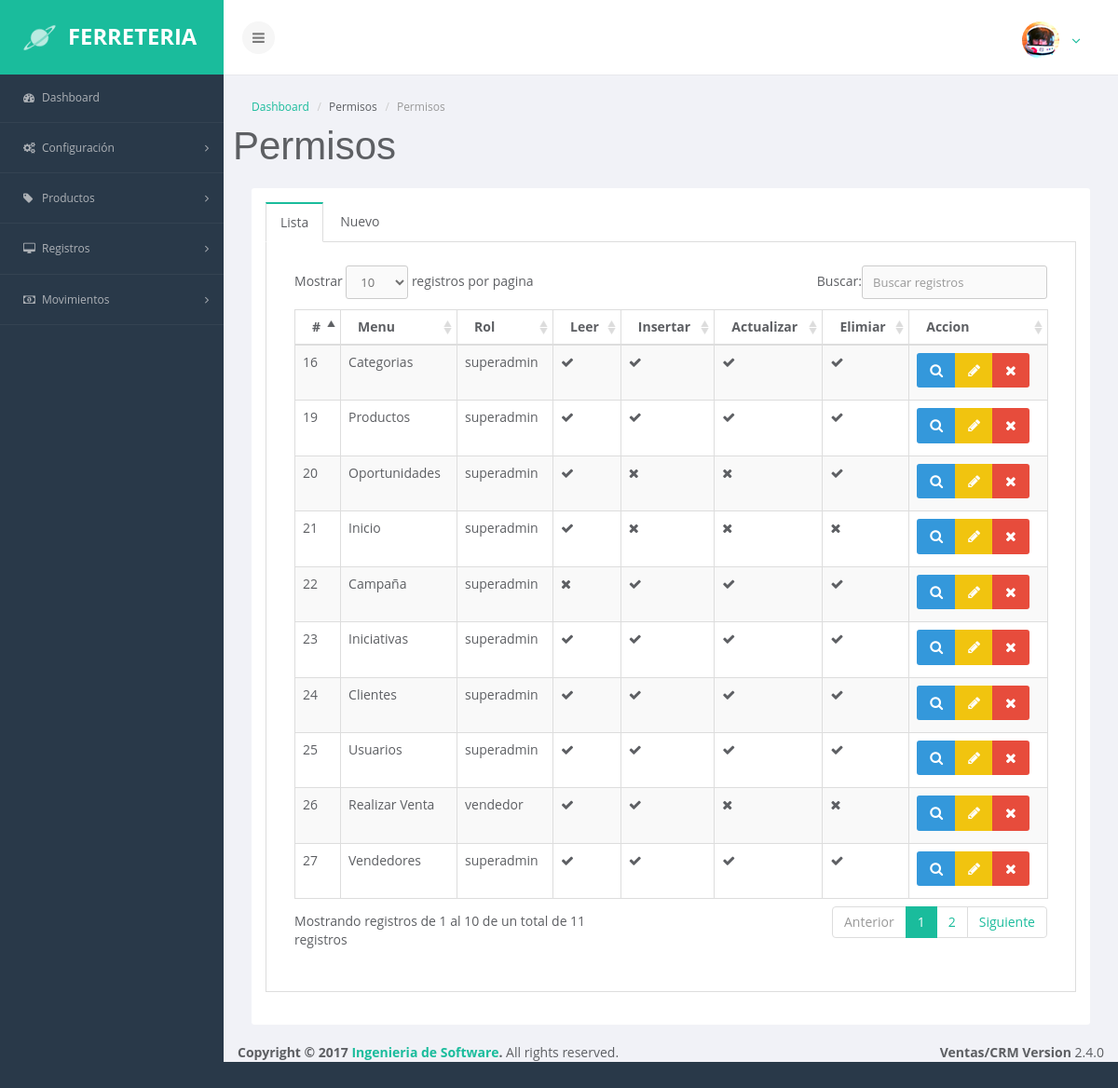
The app's page /index.php/mantenimiento/permisos with its own data.
### tables this page shows
CREATE TABLE `permisos` (
  `id` int(11) NOT NULL,
  `menu_id` int(11) NOT NULL,
  `rol_id` int(11) NOT NULL,
  `read` varchar(40) NOT NULL,
  `insert` varchar(40) NOT NULL,
  `update` varchar(40) NOT NULL,
  `delete` varchar(40) NOT NULL,
  `estado` int(2) NOT NULL
);

CREATE TABLE `menus` (
  `id` int(11) NOT NULL,
  `nombre` varchar(50) NOT NULL,
  `link` varchar(50) NOT NULL
);

CREATE TABLE `roles` (
  `id` int(11) NOT NULL,
  `nombre` varchar(45) DEFAULT NULL,
  `descripcion` varchar(100) DEFAULT NULL
);

### application/controllers/mantenimiento/Permisos.php (called while the page is built, shortened)
<?php
class Permisos extends CI_Controller {
	public function __construct(){
		$this->load->model("Permisos_model");
		$this->load->model("Usuarios_model");
	}
	public function index(){
		$data  = array(
			'permisos' => $this->Permisos_model->getPermisos(),
			'menus' => $this->Permisos_model->getMenus(),
			'roles' => $this->Usuarios_model->getRoles(),
		);
		$this->load->view("layouts/header");
		$this->load->view("layouts/aside");
		$this->load->view("admin/permisos/list",$data);
		$this->load->view("layouts/footer");
	}
}

### index.php (called while the page is built, shortened)
<?php
require_once BASEPATH.'core/CodeIgniter.php';

### application/models/Permisos_model.php (called while the page is built, shortened)
<?php
class Permisos_model extends CI_Model {
	public function getPermisos(){
		$this->db->select("p.*,m.nombre as menu, r.nombre as rol");
		$this->db->from("permisos p");
		$this->db->join("roles r", "p.rol_id = r.id");
		$this->db->join("menus m", "p.menu_id = m.id");
		$this->db->where("estado=1");
		$resultados=$this->db->get();
		return $resultados->result();
	}
			public function getMenus(){
		$resultados = $this->db->get("menus");
		return $resultados ->result();
	}
}

### application/models/Usuarios_model.php (called while the page is built, shortened)
<?php
class Usuarios_model extends CI_Model {
	public function getRoles(){
		$resultados = $this->db->get("roles");
		return $resultados ->result();
	}
}

### application/views/admin/permisos/list.php (the view, shortened to what this page needs)
<section class="main-content-wrapper">
            <section id="main-content">
                <div class="row">
                    <div class="col-md-12">
                        <ul class="breadcrumb">
                            <li><a href="Dashboard">Dashboard</a></li>
                            <li>Permisos</li>
                            <li class="active">Permisos</li>
                        </ul>
                    </div>
                        <h1 class="h1">Permisos</h1>
                </div>
 <div class="col-md-12">
                        <div class="panel panel-default">
                            <div class="panel-body">
                                <div class="tab-wrapper tab-primary">
                                    <ul class="nav nav-tabs">
                                        <li class="active"><a href="#home1" data-toggle="tab">Lista</a>
                                        </li>
                                        <li><a href="#profile1" data-toggle="tab">Nuevo</a>
                                        </li>
                                    </ul>
                                    <div class="tab-content">
                                        <div class="tab-pane active" id="home1">
                                            <div class="row">
                    <div class="col-md-12">
                        <div class="panel panel-default">
                          <div class="panel-body">
                            <table id="example1" class="table table-striped table-bordered" >
                     <thead>
                                <tr>
                                    <th>#</th>
                                    <th>Menu</th>
                                    <th>Rol</th>
                                    <th>Leer</th>
                                    <th>Insertar</th>
                                    <th>Actualizar</th>
                                    <th>Elimiar</th>
                                    <th>Accion</th>
                                </tr>
                            </thead>
                            <tbody>
                                <?php if(!empty($permisos)):?>
                                    <?php foreach($permisos as $permiso):?>
                                        <tr>
                                            <td><?php echo $permiso->id;?></td>
                                             <?php foreach($menus as $menu):?>
                                                <?php if($menu->id == $permiso->menu_id):?>
                                                    <td><?php echo $menu->nombre;?></td>
                                                <?php endif;?>
                                            <?php endforeach;?>
                                            <?php foreach($roles as $rol):?>
                                                <?php if($rol->id == $permiso->rol_id):?>
                                                    <td><?php echo $rol->nombre;?></td>
                                                <?php endif;?>
                                            <?php endforeach;?>
                                            <td>
                                                <?php
                                                if ($permiso->read==0):?>
                                                    <span class ="fa fa-times"></span>
                                                <?php else: ?>
                                                    <span class ="fa fa-check"></span>
                                               <?php endif;?>
                                            </td>
                                            <td>
                                                <?php
                                                if ($permiso->insert==0):?>
                                                    <span class ="fa fa-times"></span>
                                                <?php else: ?>
                                                    <span class ="fa fa-check"></span>
                                               <?php endif;?>
                                            </td> <td>
                                                <?php
                                                if ($permiso->update==0):?>
                                                    <span class ="fa fa-times"></span>
                                                <?php else: ?>
                                                    <span class ="fa fa-check"></span>
                                               <?php endif;?>
                                            </td> <td>
                                                <?php
                                                if ($permiso->delete==0):?>
                                                    <span class ="fa fa-times"></span>
                                                <?php else: ?>
                                                    <span class ="fa fa-check"></span>
                                               <?php endif;?>
                                            </td>
                                            <?php $datapermisos = $permiso->id."*".$permiso->menu_id."*".$permiso->rol_id."*".$permiso->read."*".$permiso->insert."*".$permiso->update."*".$permiso->delete;?>
                                            <td>
                                                <div class="btn-group">
                                                    <button type="button" class="btn btn-info btn-view-producto" data-toggle="modal" data-target="#modal-default" value="<?php echo $datapermisos;?>">
                                                        <span class="fa fa-search"></span>
                                                    </button>
                                                    <a href="<?php echo base_url()?>mantenimiento/permisos/edit/<?php echo $permiso->id;?>" class="btn btn-warning"><span class="fa fa-pencil" style="color: #fff"></span></a>
                                                    <a href="<?php echo base_url();?>mantenimiento/permisos/delete/<?php echo $permiso->id;?>" class="btn btn-danger btn-remove"><span class="fa fa-times" style="color: #fff"></span></a>
                                                </div>
                                            </td>
                                        </tr>
                                    <?php endforeach;?>
                                <?php endif;?>
                            </tbody>
                        </table>
                       </div>
                     </div>
                </div>
            </div>
                                        </div>
                                    </div>
                                </div>
                            </div>
                        </div>
                    </div>

### records on screen
permisos: id "16", read "1" (drawn), insert "1" (drawn), update "1" (drawn), delete "1" (drawn)
menus: nombre "Categorias"
roles: nombre "superadmin"
permisos: id "19", read "1" (drawn), insert "1" (drawn), update "1" (drawn), delete "1" (drawn)
menus: nombre "Productos"
permisos: id "20", read "1" (drawn), insert "0" (drawn), update "0" (drawn), delete "1" (drawn)
menus: nombre "Oportunidades"
permisos: id "21", read "1" (drawn), insert "0" (drawn), update "0" (drawn), delete "0" (drawn)
menus: nombre "Inicio"
permisos: id "22", read "0" (drawn), insert "1" (drawn), update "1" (drawn), delete "1" (drawn)
menus: nombre "Campaña"
permisos: id "23", read "1" (drawn), insert "1" (drawn), update "1" (drawn), delete "1" (drawn)
menus: nombre "Iniciativas"
permisos: id "24", read "1" (drawn), insert "1" (drawn), update "1" (drawn), delete "1" (drawn)
menus: nombre "Clientes"
permisos: id "25", read "1" (drawn), insert "1" (drawn), update "1" (drawn), delete "1" (drawn)
menus: nombre "Usuarios"
permisos: id "26", read "1" (drawn), insert "1" (drawn), update "0" (drawn), delete "0" (drawn)
menus: nombre "Realizar Venta"
roles: nombre "vendedor"
permisos: id "27", read "1" (drawn), insert "1" (drawn), update "1" (drawn), delete "1" (drawn)
menus: nombre "Vendedores"
